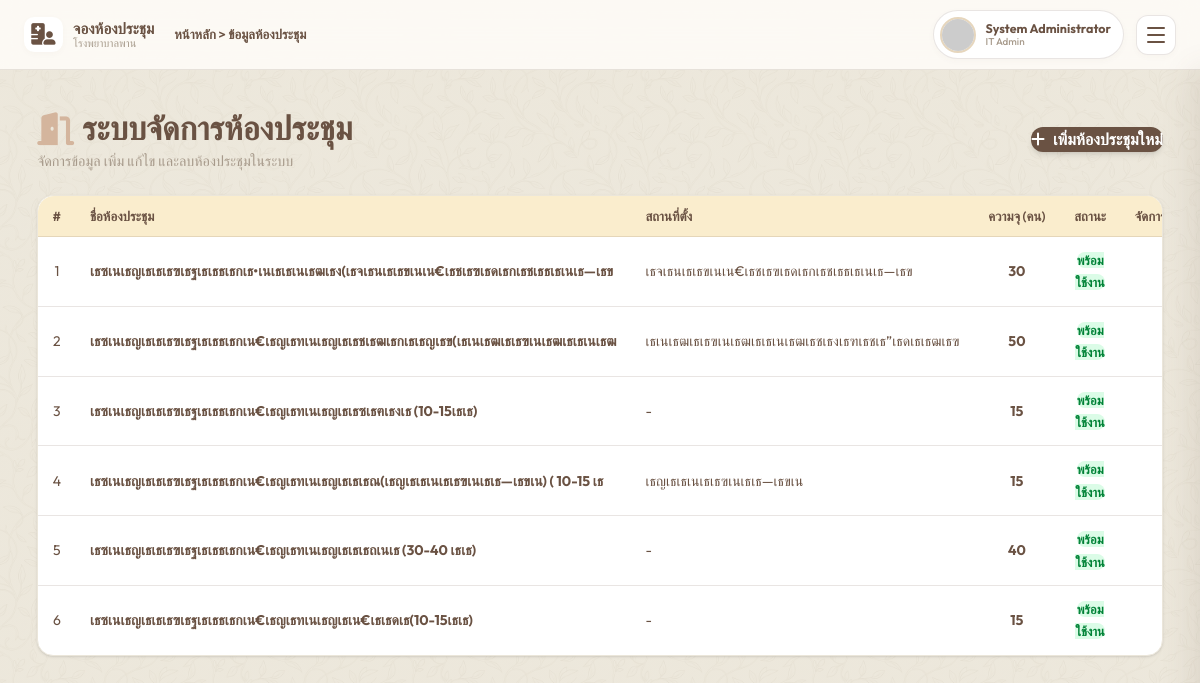
The page /dashboard.php?view=rooms (signed in) on the database as committed earlier.
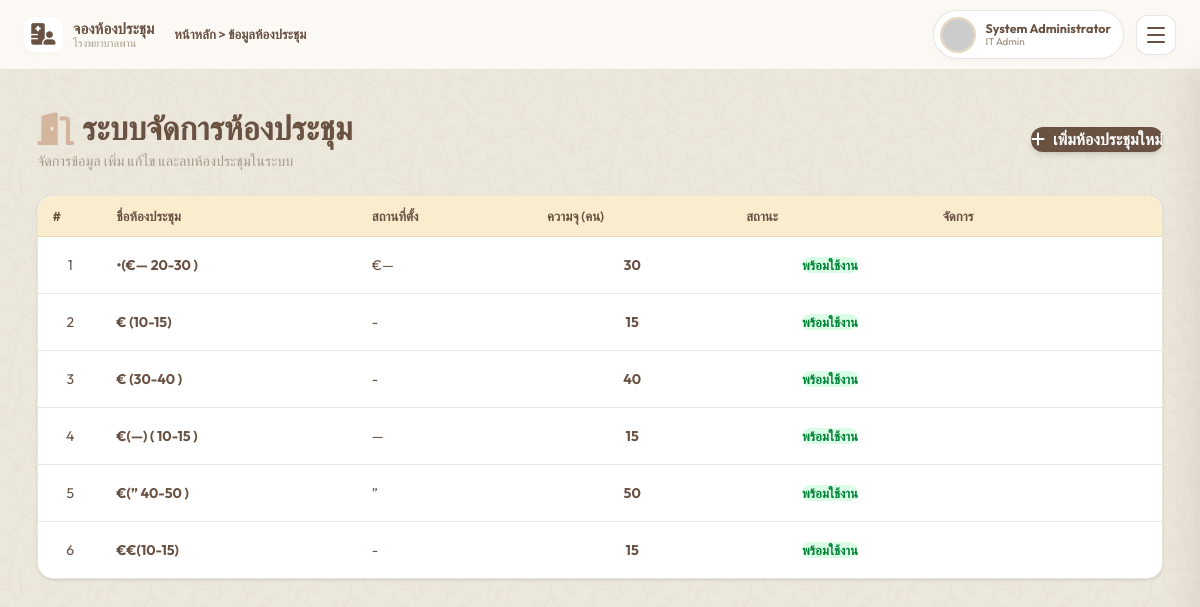
The same page on the database as committed later.
### tables this page shows
CREATE TABLE `rooms` (
  `id` int(10) unsigned NOT NULL AUTO_INCREMENT,
  `name` varchar(100) NOT NULL,
  `capacity` int(10) unsigned NOT NULL,
  `location` varchar(255) DEFAULT NULL,
  `description` text DEFAULT NULL,
  `image_url` varchar(255) DEFAULT NULL,
  `images` text DEFAULT NULL,
  `status` enum('available','maintenance') DEFAULT 'available',
  `created_at` timestamp NOT NULL DEFAULT current_timestamp(),
  PRIMARY KEY (`id`)
);

### api/core/Database.php (called while the page is built, shortened)
<?php
class Database {
    private static $instance = null;
    private $pdo;
    private function __construct() {
        $dsn = "mysql:host=" . DB_HOST . ";dbname=" . DB_NAME . ";charset=utf8mb4";
        $options = [
            PDO::ATTR_ERRMODE            => PDO::ERRMODE_EXCEPTION,
            PDO::ATTR_DEFAULT_FETCH_MODE => PDO::FETCH_ASSOC,
            PDO::ATTR_EMULATE_PREPARES   => false,
        ];
        try {
            $this->pdo = new PDO($dsn, DB_USER, DB_PASS, $options);
        } catch (PDOException $e) {
            header('Content-Type: application/json');
            http_response_code(500);
            echo json_encode(['success' => false, 'message' => 'Database connection failed']);
            exit;
        }
    }
    public static function getInstance(): self {
        if (self::$instance === null) {
            self::$instance = new self();
        }
        return self::$instance;
    }
    public function getConnection(): PDO {
        return $this->pdo;
    }
}

### api/core/RoomRepository.php (called while the page is built, shortened)
<?php
class RoomRepository {
    private $db;
    public function __construct() {
        $this->db = Database::getInstance()->getConnection();
    }
    public function getAll($status = null) {
        $sql = "SELECT * FROM rooms";
        $sql .= " ORDER BY name ASC";
        $stmt = $this->db->prepare($sql);
        if ($status) {
            $stmt->execute([':status' => $status]);
        } else {
            $stmt->execute();
        }
        return $stmt->fetchAll();
    }
}

### views/rooms_management.php (the view, shortened to what this page needs)
<?php
$repo = new RoomRepository();
$rooms = $repo->getAll();
?>
<div class="flex flex-col gap-6 w-full animate-fade">
    <div class="flex flex-wrap justify-between items-center gap-4">
        <div>
            <h2 class="text-2xl font-bold text-[#6A5243] flex items-center gap-2">
                <i class="fas fa-door-open text-[#D4B59D]"></i> ระบบจัดการห้องประชุม
            </h2>
            <p class="text-[#A79A8B] text-sm mt-1">จัดการข้อมูล เพิ่ม แก้ไข และลบห้องประชุมในระบบ</p>
        </div>
        <button onclick="openRoomModal()" class="px-5 py-2.5 rounded-xl bg-[#6A5243] text-white font-bold shadow-md hover:bg-[#523E32] transition-colors flex items-center gap-2">
            <i class="fas fa-plus"></i> เพิ่มห้องประชุมใหม่
        </button>
    </div>
    <div class="bg-white rounded-2xl shadow-sm border border-[#EBE6DA] overflow-hidden">
        <div class="overflow-x-auto">
            <table class="w-full text-left border-collapse">
                <thead>
                    <tr class="bg-[#F9F8F6] border-b border-[#EBE6DA]">
                        <th class="p-4 text-[#A79A8B] font-bold text-sm w-16 text-center">#</th>
                        <th class="p-4 text-[#A79A8B] font-bold text-sm">ชื่อห้องประชุม</th>
                        <th class="p-4 text-[#A79A8B] font-bold text-sm">สถานที่ตั้ง</th>
                        <th class="p-4 text-[#A79A8B] font-bold text-sm text-center">ความจุ (คน)</th>
                        <th class="p-4 text-[#A79A8B] font-bold text-sm text-center">สถานะ</th>
                        <th class="p-4 text-[#A79A8B] font-bold text-sm text-center">จัดการ</th>
                    </tr>
                </thead>
                <tbody>
                    <?php if(count($rooms) > 0): ?>
                        <?php foreach($rooms as $index => $room): ?>
                        <tr class="border-b border-[#EBE6DA] hover:bg-[#FDFBF7] transition-colors group">
                            <td class="p-4 text-center text-[#A79A8B]"><?= $index + 1 ?></td>
                            <td class="p-4 font-bold text-[#6A5243]">
                                <?= htmlspecialchars($room['name']) ?>
                            </td>
                            <td class="p-4 text-[#6A5243]">
                                <?= htmlspecialchars($room['location'] ?: '-') ?>
                            </td>
                            <td class="p-4 text-center text-[#6A5243] font-bold">
                                <?= htmlspecialchars($room['capacity']) ?>
                            </td>
                            <td class="p-4 text-center">
                                <?php if($room['status'] === 'available'): ?>
                                    <span class="px-3 py-1 bg-green-100 text-green-700 rounded-full text-xs font-bold">พร้อมใช้งาน</span>
                                <?php else: ?>
                                    <span class="px-3 py-1 bg-red-100 text-red-700 rounded-full text-xs font-bold">ปิดปรับปรุง</span>
                                <?php endif; ?>
                            </td>
                            <td class="p-4 text-center">
                            </td>
                        </tr>
                        <?php endforeach; ?>
                    <?php else: ?>
                        <tr>
                            <td colspan="6" class="p-8 text-center text-[#A79A8B]">ไม่พบข้อมูลห้องประชุม</td>
                        </tr>
                    <?php endif; ?>
                </tbody>
            </table>
        </div>
    </div>
</div>

### dashboard.php (shortened to what this page needs)
<!DOCTYPE html>
<html lang="th">
<head>
    <link rel="stylesheet" href="css/style.css">
    <link rel="stylesheet" href="https://cdnjs.cloudflare.com/ajax/libs/font-awesome/6.4.0/css/all.min.css">
    <link href='https://cdn.jsdelivr.net/npm/fullcalendar@6.1.8/index.global.min.css' rel='stylesheet' />
    <link rel="stylesheet" href="https://cdn.jsdelivr.net/npm/choices.js/public/assets/styles/choices.min.css" />
    <link rel="stylesheet" href="https://cdn.jsdelivr.net/npm/flatpickr/dist/flatpickr.min.css">
    <script src="https://unpkg.com/@tailwindcss/browser@4"></script>
</head>
<body>
    <div class="app-container">
        <main>
            <?php include 'includes/header.php'; ?>
            <div class="content-wrapper animate-fade">
                <?php
                switch ($view) {
                    case 'rooms':
                        include 'views/rooms_management.php';
                        break;
                }
                ?>
            </div>
        </main>
    </div>
</body>
</html>

### includes/header.php (shortened to what this page needs)
<?php
$user = $_SESSION['user_data'];
$photo_url = "https://192.168.9.7/auth_files/photo/" . $user['emp_code'] . ".jpg";
$fallback_avatar = 'https://ui-avatars.com/api/?name=' . urlencode($user['first_name']) . '&background=6A5243&color=fff&size=80';
$view = $_GET['view'] ?? 'calendar';
$titles = [
    'calendar' => 'หน้าหลัก > ปฏิทิน',
    'book' => 'หน้าหลัก > จองห้องประชุม',
    'results' => 'หน้าหลัก > สถานะการจอง',
    'reports' => 'หน้าหลัก > รายงานการใช้',
    'requests' => 'จองห้องประชุม > รายการขอใช้',
    'approve_list' => 'จองห้องประชุม > รายการอนุมัติ',
    'external' => 'หน้าหลัก > บันทึกประชุมภายนอก',
    'rooms' => 'หน้าหลัก > ข้อมูลห้องประชุม'
];
?>
<header>
    <div class="header-left">
        <div class="header-brand">
            <i class="fas fa-hospital-user"></i>
            <div class="header-brand-text">
                <span class="header-brand-title">จองห้องประชุม</span>
                <span class="header-brand-sub">โรงพยาบาลพาน</span>
            </div>
        </div>
        <div class="breadcrumb">
            <span><?php echo $titles[$view] ?? 'หน้าหลัก'; ?></span>
        </div>
    </div>
    <div class="header-right">
        <div class="header-profile" id="headerProfile">
            <img src="<?php echo $photo_url; ?>" onerror="this.src='<?php echo $fallback_avatar; ?>'" alt="Avatar" class="header-avatar">
            <div class="header-profile-info">
                <span class="header-profile-name"><?php echo htmlspecialchars(trim($user['first_name'] . ' ' . ($user['last_name'] ?? ''))); ?></span>
                <span class="header-profile-role"><?php echo htmlspecialchars($user['position_name'] ?? 'บุคลากร'); ?></span>
            </div>
        </div>
        <button id="hamburgerMenuBtn" class="hamburger-btn" aria-label="เปิดเมนู">
            <span class="hamburger-line"></span>
            <span class="hamburger-line"></span>
            <span class="hamburger-line"></span>
        </button>
    </div>
</header>

Rows that differ between the two databases and show on the page:
changed rooms (number 1 of 6 on the later page): name "เธซเนเธญเธเธเธฃเธฐเธเธธเธกเธ•เนเธเธเนเธฒเธง(เธจเธนเธเธขเนเน€เธชเธฃเธดเธกเธชเธธเธเนเธ—เธข" → "•(€— 20-30 )"; location "เธจเธนเธเธขเนเน€เธชเธฃเธดเธกเธชเธธเธเนเธ—เธข" → "€—"
changed rooms (number 2 of 6 on the later page): name "เธซเนเธญเธเธเธฃเธฐเธเธธเธกเน€เธญเธทเนเธญเธเธซเธฅเธงเธ (10-15เธเธ)" → "€ (10-15)"; moves up the list
changed rooms (number 3 of 6 on the later page): name "เธซเนเธญเธเธเธฃเธฐเธเธธเธกเน€เธญเธทเนเธญเธเธเธถเนเธ (30-40 เธเธ)" → "€ (30-40 )"; moves up the list
changed rooms (number 4 of 6 on the later page): name "เธซเนเธญเธเธเธฃเธฐเธเธธเธกเน€เธญเธทเนเธญเธเธเธณ(เธญเธเธเนเธเธฃเนเธเธ—เธขเน) ( 10-15 เธ" → "€(—) ( 10-15 )"; location "เธญเธเธเนเธเธฃเนเธเธ—เธขเน" → "—"; moves down the list
changed rooms (number 5 of 6 on the later page): name "เธซเนเธญเธเธเธฃเธฐเธเธธเธกเน€เธญเธทเนเธญเธเธชเธฒเธกเธเธญเธข(เธเนเธฒเธเธฃเนเธฒเธเธเนเธฒ" → "€(” 40-50 )"; location "เธเนเธฒเธเธฃเนเธฒเธเธเนเธฒเธชเธงเธฑเธชเธ”เธดเธเธฒเธฃ" → "”"
changed rooms (number 6 of 6 on the later page): name "เธซเนเธญเธเธเธฃเธฐเธเธธเธกเน€เธญเธทเนเธญเธเน€เธเธดเธ(10-15เธเธ)" → "€€(10-15)"
